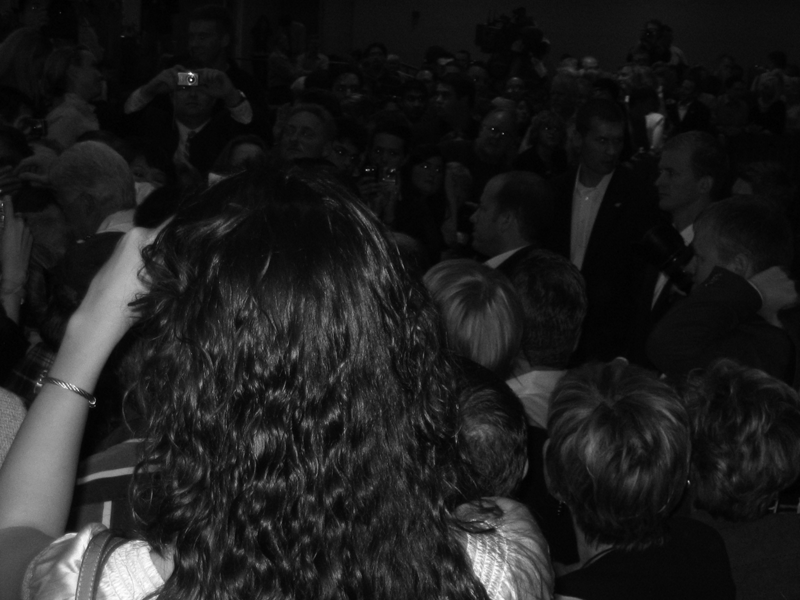
//> input picture modules/aclahe/crowd.png, 800 x 600 px
$ ./aclahe ../crowd.png out.png   (built with g++ and OpenCV 4)
//> lines starting //> are read from the running program, lines starting //| are printed output that depends on the picture
### modules/common/preprocessing.cpp
/********************************************
 * FILE NAME: preprocessing.cpp             *
 * DESCRIPTION:                             *
 * VERSION:                                 *
 * AUTHORS: Victor García                   *
 * MODIFIED BY: José Cappelletto            *
 *              Fabio Morales               *
 ********************************************/

/*
	Based on original helper function from *mosaic* respository. Snapshot of

	commit 849b20407eebb5c2f5caac1f2389ab6a914259c1
	Author: victorygc <victorygarciac@gmail.com>
	Date:   Wed Jan 31 01:37:49 2018 -0400

	Intended to improve current histogram stretching implementation, from percentile based
	RGB channel stretch, to a more general channel-by-channel basis. This will also improve
	*uwimageproc* histretch module, as it will include the percentile based approach
	Currently being handled in a separate branch
*/

#include "preprocessing.h"

void getHistogram(cv::Mat *img, cv::Mat *dstHist){
	// We will require 256 bins
	int histSize[] = {256}; //from 0 to 255
	float range[] = { 0, 256 } ; //the upper boundary is exclusive
	const float* histRange[] = { range }; // const as we don't expect to modify the content, just in case
	bool uniform = true; bool accumulate = false; // flags args for the OpenCV calcHist function

	calcHist(img, 1, 0, cv::Mat(), *dstHist, 1, histSize, histRange, uniform, accumulate );
	//Now we have the resulting histogram stored in dstHist
}

// [38 lines of commented-out code are left out]
// [32 lines left out: function imgChannelStretch, not called in this run]

#if USE_GPU
// Now it will operate in a single channel of the provided image. So, future implementations will require a function call per channel (still faster)
void imgChannelStretchGPU(cv::cuda::GpuMat imgOriginalGPU, cv::cuda::GpuMat imgStretchedGPU, int lowerPercentile, int higherPercentile){
    cv::Mat Original;
    imgOriginalGPU.download(Original);

    // Computing the histograms
    cv::Mat histogram;
    getHistogram(&Original, &histogram);
    // printHistogram(histogram, "inputGPU.jpg", 255);

    // Computing the percentiles. We force invalid values as initial values (just in case)
    float channelLowerPercentile = -1.0, channelHigherPercentile = -1.0;
    float height = Original.size().height;
    float width  = Original.size().width;
    int i = 0;
    float sum  = 0.0;

	float normImgSize = height * width / 100.0;

	while ( sum < higherPercentile * normImgSize ){
        if(sum < lowerPercentile * normImgSize) channelLowerPercentile++;
        channelHigherPercentile++;
        sum += histogram.at<float>(i,0);
        i++;
    }

    float m  = 255.0 / ( channelHigherPercentile - channelLowerPercentile );
    float b  = - channelLowerPercentile;

    cv::cuda::add(imgStretchedGPU, b, imgStretchedGPU);
    cv::cuda::multiply(imgStretchedGPU, m, imgStretchedGPU);

    imgStretchedGPU.download(Original);
    // getHistogram(Original, histogram);
    // printHistogram(histogram, "outputGPU.jpg", 255);

}
#endif

// [15 lines left out: functions numChannel, numSpace, not called in this run]

### modules/aclahe/src/aclahe.cpp
/********************************************************************/
/* Project: uwimageproc					            */
/* Module: 	aclahe				            */
/* File: 	aclahe.cpp                                          */
/* Created:		06/02/2018                                  */
/* Description:
    C++ module of Automatic Contrast Limited Adaptive Histogram Equalization
 */
/********************************************************************/

/********************************************************************/
/* Created by:                                                      */
/* Jose Cappelletto (@cappelletto)                                  */
/* Based on:                                                        */
/* Original Python implementation by Carlos Sanoja (@CarSanoja)	    */
/********************************************************************/

///Basic C and C++ libraries
#include <iostream>
#include <iomanip>
#include <sstream>
#include <fstream>
#include <stdlib.h>

/// OpenCV libraries. May need review for the final release
#include <opencv2/core.hpp>
#include <opencv2/highgui.hpp>
#include <opencv2/imgproc.hpp>

//#cmakedefine FOUND_CUDA

/// CUDA specific libraries
#ifdef FOUND_CUDA
    #include <opencv2/cudafilters.hpp>
    #include "opencv2/cudafeatures2d.hpp"
    #include "opencv2/xfeatures2d/cuda.hpp"
    #include "opencv2/cudaimgproc.hpp"
    #include "opencv2/cudaarithm.hpp"
#endif

/// Include auxiliary utility libraries
// TODO: change directory structure to math proposed template  (see mosaic repo)
#include "../../common/preprocessing.h"

#define ABOUT_STRING "ACLAHE C++ module v0.2"

// #define _VERBOSE_ON_
// C++ namespaces
using namespace cv;
//using namespace cv::cuda;
using namespace std;


/*!
	@fn		aclaheEntropy(cv::Mat img)
	@brief	Computes the entropy of a single channel image, usually the luminance channel
*/
float aclaheEntropy(cv::Mat img);

/*!
	@fn		int main(int argc, char* argv[])
	@brief	Main function
*/
int main(int argc, char *argv[]) {

//*********************************************************************************
/*	PARSER section */
/*  Uses built-in OpenCV parsing method cv::CommandLineParser. It requires a string containing the arguments to be parsed from
	the command line. Further details can be obtained from opencv webpage
*/
    String keys =
            "{@input |<none>  | Input video path}"    // input image is the first argument (positional)
                    "{@output |<none> | Prefix for output file}" // output prefix is the second argument (positional)
                    "{help h usage ?  |       | show this help message}";      // optional, show help optional

    CommandLineParser cvParser(argc, argv, keys);
    cvParser.about(ABOUT_STRING);    //adds "about" information to the parser method
    //**************************************************************************

    cout << "ACLAHE: a C++ implementation Automatic Contrast Limited Adaptive Histogram Equalization" << endl;
    cout << "Built with OpenCV " << CV_VERSION << endl;
    cout << "Compiled:" << __DATE__ << " | " << __TIME__ << endl;

    //if the number of arguments is lower than 3, or contains "help" keyword, then we show the help
    if (argc < 3 || cvParser.has("help")) {
        //cvParser.printMessage();

        cout << endl << "\tExample:" << endl;
        cout << "\t$ aclahe input.jpg output.jpg" << endl;
        cout <<
             "\tThis will apply ACLAHE to gray levels of 'input.jpg' image file, and save it into 'output.jg'" << endl
             << endl;
        return 0;
    }

    String InputFile = cvParser.get<cv::String>(
            0);        //String containing the input file path+name from cvParser function
    String OutputFile = cvParser.get<cv::String>(
            1);    //String containing the output file template from cvParser function
    ostringstream OutputFileName;                        // output string that will contain the desired output file name

    // Check if occurred any error during parsing process
    if (!cvParser.check()) {
        cvParser.printErrors();
        return -1;
    }

    //************************************************************************
    /* FILENAME */
    //gets the path of the input source
    string FileName = InputFile.substr(InputFile.find_last_of("/") + 1);
    string BasePath = InputFile.substr(0, InputFile.length() - FileName.length());

    //determines the input file extension
    string FileType;
    if (InputFile.find_last_of(".") == -1) // DOT (.) not found, so filename doesn't contain extension
        FileType = "";
    else
        FileType = InputFile.substr();

    // now we build the FileBase from input FileName
    string FileBase = FileName.substr(0, FileName.length() - FileType.length());

    //**************************************************************************
    cout << "***************************************" << endl;
    cout << "Input: " << InputFile << endl;
    cout << "Output: " << OutputFile << endl;

    //**************************************************************************
    //Image reading

    Mat src, dst, channels[3];
    const char *src_window = "Source image";
    const char *dst_window = "Destination image";

    src = imread(InputFile, CV_LOAD_IMAGE_COLOR);
//> src is the input picture: 600 rows x 800 cols, CV_8UC3; min 0, max 255, mean 30
// [4 lines of commented-out code are left out]

    cout << "Input image loaded..." << endl;
    namedWindow(src_window, WINDOW_AUTOSIZE);
    namedWindow(dst_window, WINDOW_AUTOSIZE);
    imshow(src_window, src);

    //**************************************************************************
    //Convert image into grayscale
    //TODO: Check if could be used another color space, as HSV (and apply aclahe to V)
    //TODO: It seems like everybody applies Gaussian blur to image
    // Conerting image to HSV space
    cvtColor(src, dst, CV_BGR2HSV, 3);
//> dst: 600 rows x 800 cols, CV_8UC3; mean H, S, V 0, 0, 30
    // Split image into 3 different channels. Split[2] will be V channel
    split(dst, channels);
//> channels[0]: 600 rows x 800 cols, CV_8UC1; every value is 0

    imshow(dst_window, channels[1]);

    //**************************************************************************
    //Create base vector of BlockSize and ClipLimit values
    int BlockSize[5] = {2, 4, 8, 16, 32};
    // ContrastLimit must go from minContrastLimit to maxContrastLimit
    float minContrastLimit = 0.0;
    float maxContrastLimit = 25.0;
    float stepContrastLimit = 0.5;

    //**************************************************************************
    //Create container matrix with future results of entropy values for each CL/BS pair
    vector<vector<double> > entropyResults;
    vector<double> row;

    //**************************************************************************
    //Applies clahe with values of CL/BS from test vector
    //and computes resulting entropy for each case

    cv::Ptr<cv::CLAHE> clahe;
    clahe = cv::createCLAHE();

    float entropy;

    for (int i = 0; i < 5; i++) {
        for (float cl = minContrastLimit; cl <= maxContrastLimit; cl += stepContrastLimit) {
            // set up ClipLimit (ContrastLimit) and TileSize(BlockSize)
            cv::Size bs(BlockSize[i],BlockSize[i]);
            clahe->setClipLimit(cl);
            clahe->setTilesGridSize(bs);
            // apply clahe to the V channel of HSV space
            clahe->apply(channels[2], dst);
            // compute the entropy (Shannon Index) for the resulte dst image after CLAHE
            entropy = aclaheEntropy(dst);
            row.push_back(entropy);
        }
        entropyResults.push_back(row);
    }
//> this loop made 5 passes
//> entropy on passes 1 to 5: 7.88, 7.95, 7.96, 7.93, 7.88
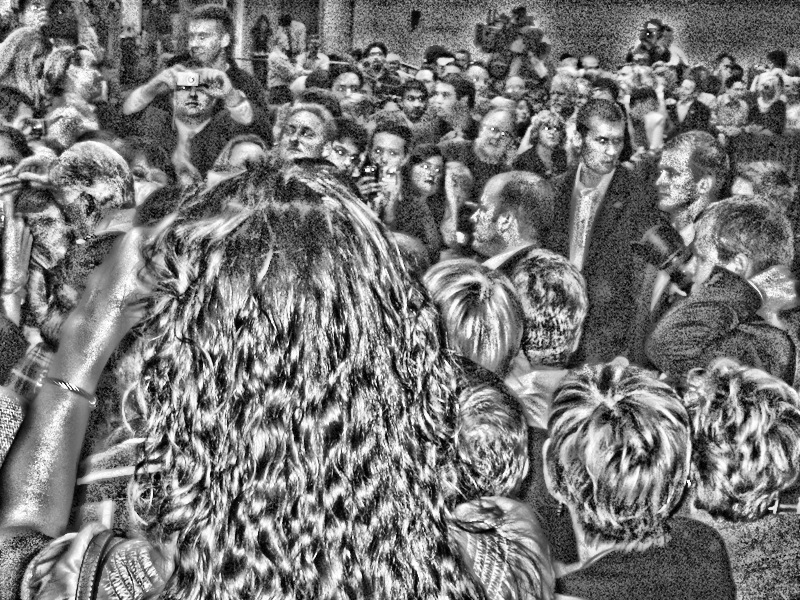
//> dst: 600 rows x 800 cols, CV_8UC1; min 0, max 255, mean 119.4
//> after the loop, entropy = 7.88; row = 255 values, max 7.97 at index 102, min 6.37 at index 154, mean 7.72

    // Image Quality depends on CL rather than BS. So, first they compute the entropy curve with fixed BS=8x8
    // while varying CL along all its range
    // CAUTION: OpenCV CL range differs to Matlab implementation

    for (int i=0; i<5; i++){
        row = entropyResults[i];
        for (int j=0; j<row.size(); j++){
            double s = row[j];
            cout << s << " ";
        }
        cout << endl;
    }//*/


    //**************************************************************************
    //find the CL value with highest curvature
    //**************************************************************************
    //for the resulting CL*, find the BS with highest curvature on the entropy
    //**************************************************************************
    //for resulting CL/BS, apply classic clahe
    //**************************************************************************
    //transform back image
    //**************************************************************************
    //saves resulting image
    //**************************************************************************
    waitKey(0);
    return 0;
}

/*!
	@fn		aclaheEntropy(cv::Mat img)
	@brief	Computes the entropy of a single channel image, usually the luminance channel
*/
float aclaheEntropy(cv::Mat img){
    float entropy = 0;
    cv::Mat hist;      // 256-bin histogram (pixel count)
    float histN[256];   // normalized histogram

    int width, height;
    width = img.size().width;
    height = img.size().height;

    // Finds the image histogram
    getHistogram(&img, &hist);
    // Normalize the histogram, by the total number of pixels, and also convert it into log2
    // Computes the entropy as the Shannon Index
    for (int i=0; i< 256; i++){
        histN[i] = hist.at<float>(i,0) / (width * height);
        // we add 0.0000001 just in case there is a NULL bin in the histogram
        entropy = entropy + ( histN[i] * log2(histN[i] + 0.00001));
        // real entropy value is negative of this result
    }
    return (-entropy);
}
